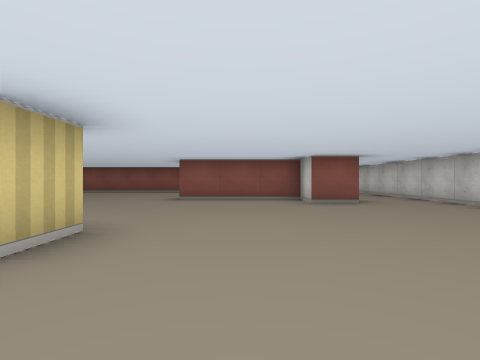
View 1 (above)

16 first-person views from a walk through a cub3D maze. The camera is about half as high as the walls, looks level and sees 85° across. The floor is counted in squares. Each view is taken from the middle of a square. On the plan, view 1 faces up. The plan holds only what a view shows up to about 9 squares ahead; the rest is blank.

View 2
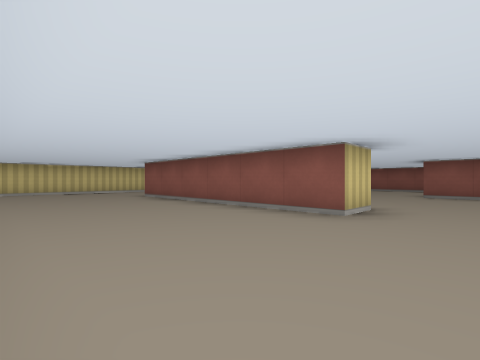

View 3
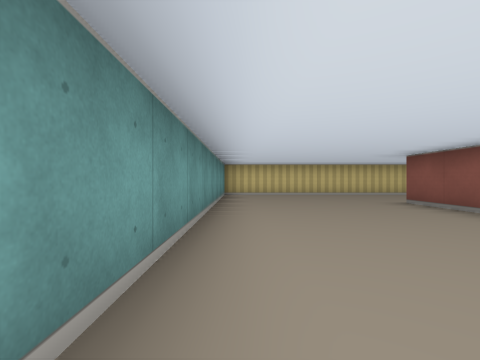

View 4
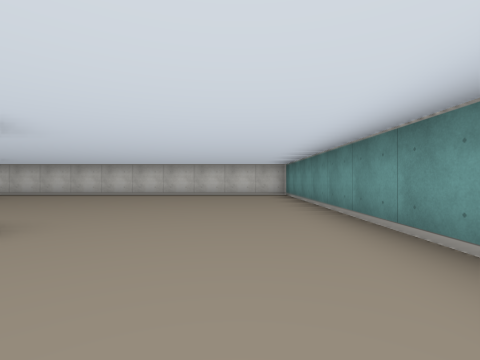

View 5
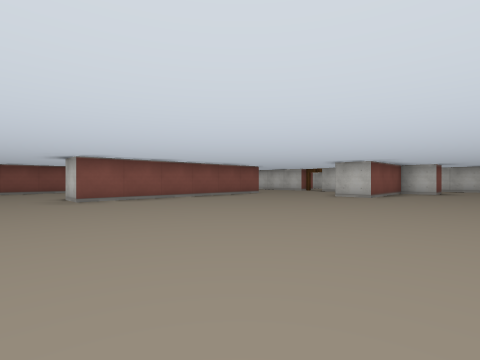

View 6
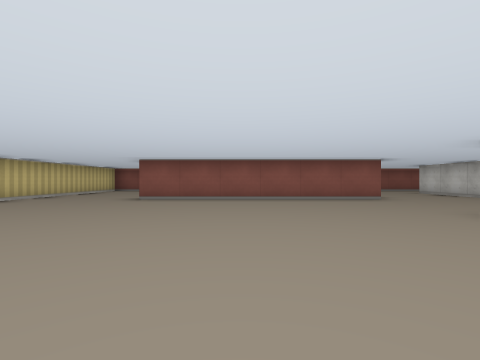

View 7
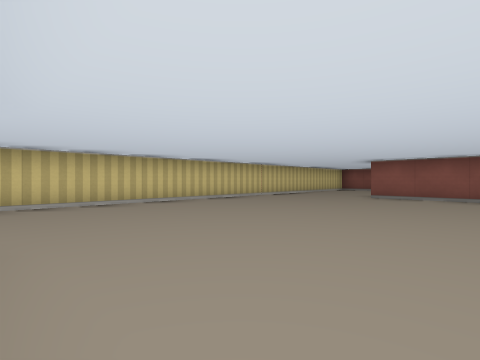

View 8
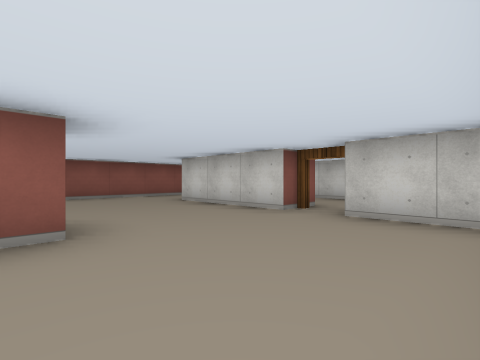

View 9
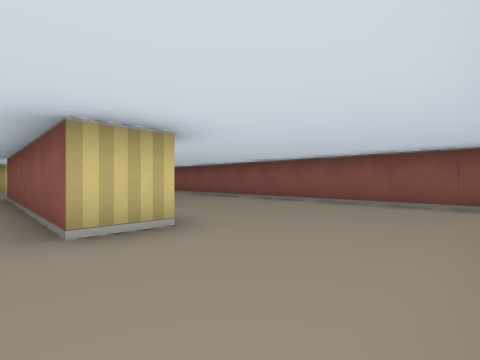

View 10
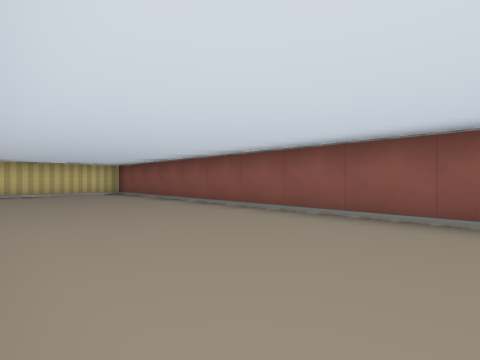

View 11
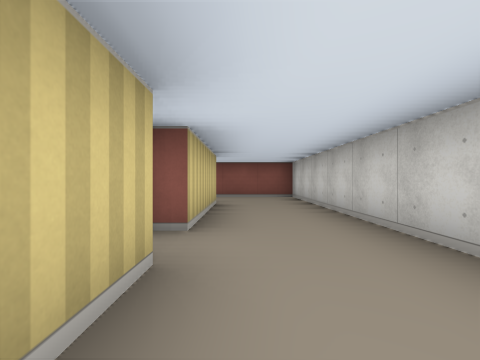

View 12
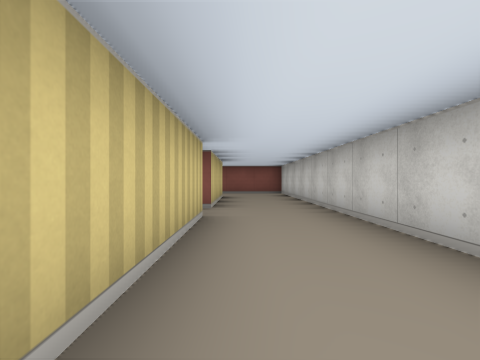

View 13
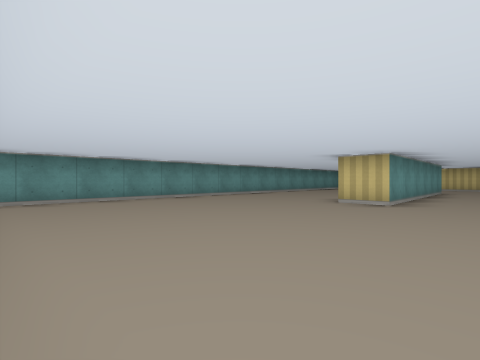

View 14
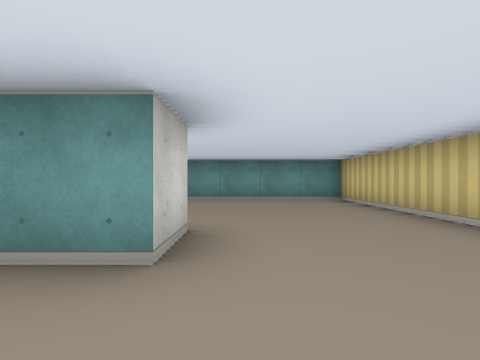

View 15
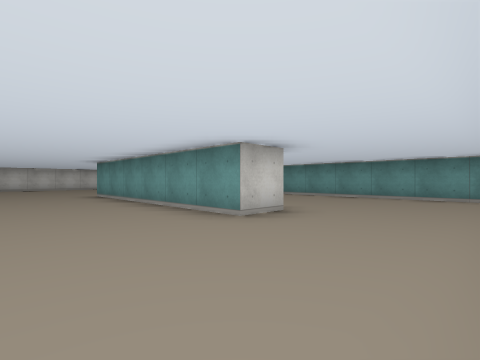

View 16
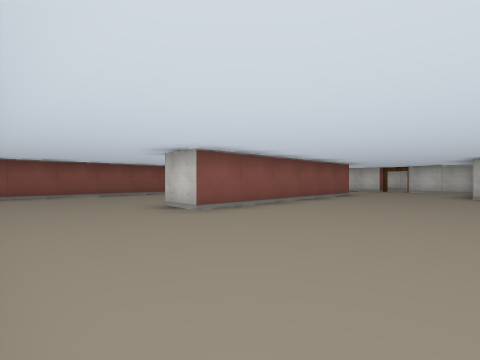

### Floor plan
Points are (right, up) in squares from view 1. A wall is a line through its corners. A room is listed if a view was taken in it or the views show most of it. See-through windows are left out.
Room 1 (views 1, 2, 3, 4, 5, 6, 7, 8, 9, 10, 11, 12, 13, 14, 15, 16)
walls: (-1.5, 2.5) (-1.5, 1.5) (-7.5, 1.5) (-7.5, 2.5) (-1.5, 2.5); (1.5, 7.6) (1.5, 9.5); (2.5, 5.5) (1.5, 5.5) (1.5, 6.5) (-1.5, 6.5) (-1.5, 7.5); (-1.5, 11.5) (-1.5, 10.5) (-7.5, 10.5) (-7.5, 11.5); (1.5, 10.5) (1.5, 13.5); (2.5, 9.5) (2.5, 6.5); (2.5, 13.5) (2.5, 10.5); (-10.5, 15.2) (-10.5, -2.5) (4.5, -2.5) (4.5, 15.5) (-10.2, 15.5)
ways out: open door at (2, 10)

Positions as (right, up) in squares from view 1, and headings:
1: (0, 0), facing up
2: (0, -2), facing up-left
3: (-2, -2), facing left
4: (-4, -1), facing right
5: (-9, 4), facing up-right
6: (-5, 4), facing up
7: (-5, 3), facing up-left
8: (-2, 8), facing up-right
9: (1, 10), facing up-left
10: (-1, 12), facing up-left
11: (3, 8), facing up
12: (3, 6), facing up
13: (4, 4), facing down-left
14: (-8, 4), facing down
15: (-10, 5), facing down-right
16: (-10, 7), facing up-right
